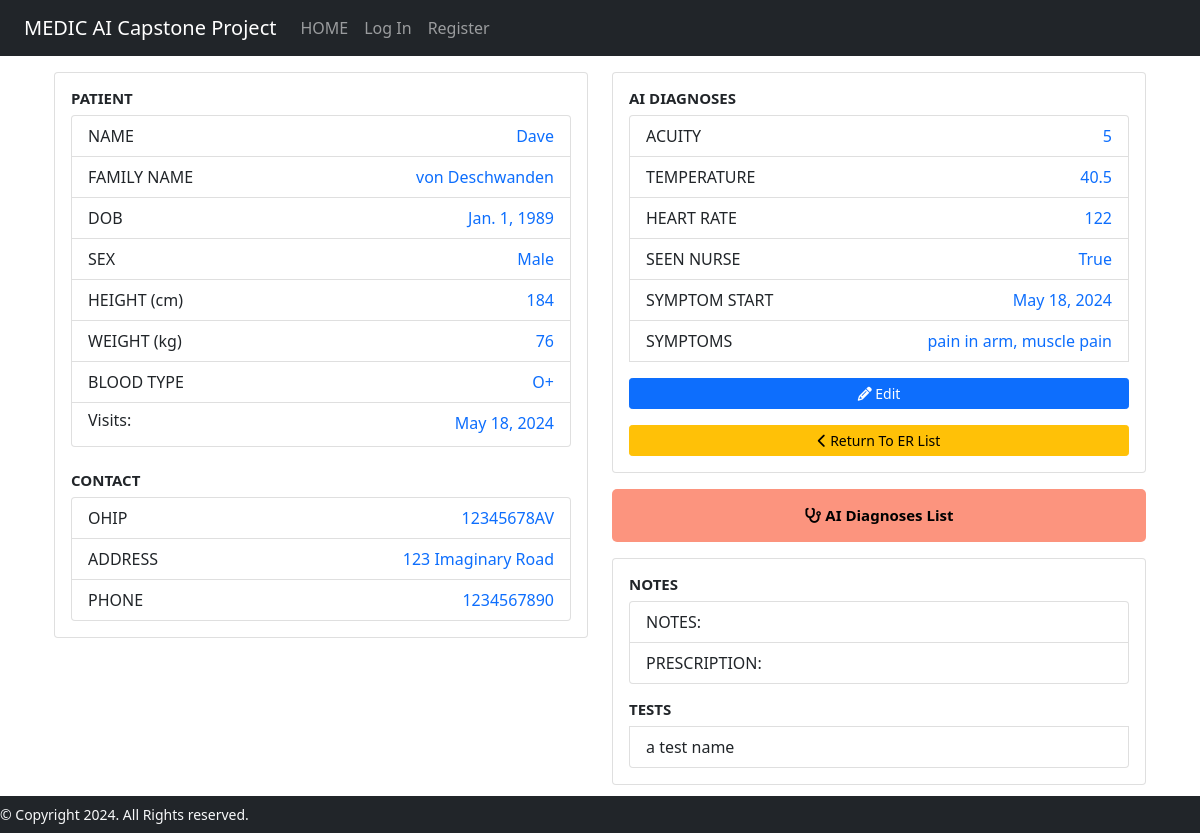
Screenshot of /patientinfo/1 with the database file from the repository.
### medicAI/models.py (models this page shows, shortened)
class Patient(models.Model):
    BLOOD_TYPE = [
        ('AB+', 'AB+'),
        ('AB-', 'AB-'),
        ('A+', 'A+'),
        ('A-', 'A-'),
        ('B+', 'B+'),
        ('B-', 'B-'),
        ('O+', 'O+'),
        ('O-', 'O-'),
    ]
    SEX_CHOICES = [
        ('Male', 'Male'),
        ('Female', 'Female'),
        ('Other', 'Other'),
    ]
    first_name = models.CharField(max_length=64)
    last_name = models.CharField(max_length=64)
    dob = models.DateField()
    address = models.CharField(max_length=64, blank=True)
    phone_number = models.CharField(max_length=10, blank=True)
    height = models.IntegerField(blank=True)
    weight = models.IntegerField(blank=True)
    sex = models.CharField(max_length=6, choices=SEX_CHOICES)
    ohip = models.CharField(max_length=12)
    blood_type = models.CharField(
        max_length=3,
        choices=BLOOD_TYPE,
        default="",
        blank=True
    )

class Hospital_Visit(models.Model):
    ACUITY_CHOICES = [
        ('1', '1'),
        ('2', '2'),
        ('3', '3'),
        ('4', '4'),
        ('5', '5'),
    ]
    patient = models.ForeignKey(Patient, on_delete=models.CASCADE)
    symptom_start_date = models.DateField(default=timezone.now, blank=True)
    acuity = models.CharField(max_length=1, choices=ACUITY_CHOICES, default='5')
    temperature = models.DecimalField(
        max_digits=3,
        decimal_places=1,
        null=True,
        blank=True,
        validators=[MinValueValidator(30), MaxValueValidator(45)]
    )
    heart_rate = models.IntegerField(null=True, blank=True)
    prescription = models.CharField(max_length=200, blank=True)
    diagnosis = models.CharField(max_length=200, blank=True)
    seen_nurse = models.BooleanField(default=False)
    er_doctor = models.ForeignKey(User, on_delete=models.CASCADE, null=True)
    symptoms = models.CharField(max_length=500, null=True, blank=True)

class Medical_Test(models.Model):
    hospital_visit = models.ForeignKey(Hospital_Visit, on_delete=models.CASCADE)
    date = models.DateField(default=timezone.now, blank=False)
    test_name = models.CharField(max_length=200, null=False, blank=False)
    test_notes = models.CharField(max_length=500, null=True, blank=True)

### medicAI/views.py (the view)
# urls.py: path("patientinfo/<str:patient_id>", views.patient_info, name="patientinfo"),
def patient_info(request, patient_id):
    patient = Patient.objects.get(pk=patient_id)
    visit_list = Hospital_Visit.objects.filter(patient=patient_id).order_by('-symptom_start_date')
    most_recent_visit = visit_list.first()
    tests = Medical_Test.objects.filter(pk=patient.id)
    current_patient = request.session['current_patient'] = patient_id
    context= {
        'patient': patient,
        'visit_list' : visit_list,
        'current_visit': most_recent_visit,
        'tests': tests
    }
    return render(request, "medicAI/patientinfo.html", context)

### medicAI/templates/medicAI/patientinfo.html
{% extends "medicAI/layout.html" %}
{% block body %}
<div class="container" style="margin-top: 1rem; margin-bottom: 3rem;">
    <div class="row">
        <div class="col-md-6">
            <div class="card" style="margin-bottom: 1rem;">
                <div class="card-body">
                    <h5 class="card-title" style="font-size: 15px; font-weight: bold;">PATIENT</h5>
                    <ul class="list-group">
                        <li class="list-group-item">
                            <span style="float: left;">NAME</span>
                            <span class="text-primary" style="float: right;">{{ patient.first_name }}</span>
                        </li>
                        <li class="list-group-item">
                            <span style="float: left;">FAMILY NAME</span>
                            <span class="text-primary" style="float: right;">{{ patient.last_name }}</span>
                        </li>
                        <li class="list-group-item">
                            <span style="float: left;">DOB</span>
                            <span class="text-primary" style="float: right;">{{ patient.dob }}</span>
                        </li>
                        <li class="list-group-item">
                            <span style="float: left;">SEX</span>
                            <span class="text-primary" style="float: right;">{{ patient.sex }}</span>
                        </li>
                        <li class="list-group-item">
                            <span style="float: left;">HEIGHT (cm)</span>
                            <span class="text-primary" style="float: right;">{{ patient.height }}</span>
                        </li>
                        <li class="list-group-item">
                            <span style="float: left;">WEIGHT (kg)</span>
                            <span class="text-primary" style="float: right;">{{ patient.weight }}</span>
                            </li>
                        <li class="list-group-item">
                            <span style="float: left;">BLOOD TYPE</span>
                            <span class="text-primary" style="float: right;">{{ patient.blood_type }}</span></li>
                        <li class="list-group-item" style="display: inline-block;">
                            <h6 style="float: left;">Visits:</h6>
                            <ul class="list-group text-primary" style="list-style-type: none; padding-left: 0;float: right;">
                                {% for visit in visit_list %}
                                <li>{{ visit.symptom_start_date }}</li>
                                {% endfor %}
                            </ul>
                        </li>
                    </ul>
                    <br/>
                    <h5 class="card-title" style="font-size: 15px; font-weight: bold;">CONTACT</h5>
                    <ul class="list-group">
                        <li class="list-group-item"><span style="float: left;">OHIP</span><span class="text-primary" style="float: right;">{{ patient.ohip }}</span></li>
                        <li class="list-group-item"><span style="float: left;">ADDRESS</span><span class="text-primary" style="float: right;">{{ patient.address }}</span></li>
                        <li class="list-group-item"><span style="float: left;">PHONE</span><span class="text-primary" style="float: right;">{{ patient.phone_number }}</span></li>
                </div>
            </div>
        </div>
        <div class="col-md-6">
            <div class="card" style="margin-bottom: 1rem;">
                <div class="card-body">
                    <h5 class="card-title" style="font-size: 15px; font-weight: bold;">AI DIAGNOSES</h5>
                    <ul class="list-group">
                        <li class="list-group-item">
                            <span style="float: left;">ACUITY</span>
                            <span class="text-primary" style="float: right;">{{ current_visit.acuity }}</span>
                        </li>
                        <li class="list-group-item">
                            <span style="float: left;">TEMPERATURE</span>
                            <span class="text-primary" style="float: right;">{{ current_visit.temperature }}</span>
                        </li>
                        <li class="list-group-item">
                            <span style="float: left;">HEART RATE</span>
                            <span class="text-primary" style="float: right;">{{ current_visit.heart_rate }}</span>
                        </li>
                        <li class="list-group-item">
                            <span style="float: left;">SEEN NURSE</span>
                            <span class="text-primary" style="float: right;">{{ current_visit.seen_nurse }}</span>
                        </li>
                        <li class="list-group-item">
                            <span style="float: left;">SYMPTOM START</span>
                            <span class="text-primary" style="float: right;">{{ current_visit.symptom_start_date }}</span>
                        </li>
                        <li class="list-group-item">
                            <span style="float: left;">SYMPTOMS</span>
                            <span class="text-primary" style="float: right;">{{ current_visit.symptoms }}</span>
                        </li>
                        <a href="{% url 'editpatientinfo' patient_id=patient.id %}" class="btn btn-primary btn-sm" style="margin-top: 1rem;"><i class="fas fa-pencil-alt"></i> Edit</a>
                        <a href="{% url 'patientlist' %}" class="btn btn-warning btn-sm" style="margin-top: 1rem;"><i class="fas fa-chevron-left"></i> Return To ER List</a>
                    </ul>
                </div>
            </div>
            <div class="card" style="border: none; border-radius: 5px; margin-bottom: 1rem;">
                <a href="{% url 'diagnosis' patient_id=patient.id %}" class="btn btn-primary btn-block"
                    style="background-color: #FC947E; color: black; padding: 15px 72px; border: none; border-radius: 5px; font-weight: bold; font-size: 15px;">
                    <i class="fas fa-stethoscope"></i> AI Diagnoses List
                </a>
            </div>
            <div class="card">
                <div class="card-body">
                    <h5 class="card-title" style="font-size: 15px; font-weight: bold;">NOTES</h5>
                    <ul class="list-group">
                        <li class="list-group-item">NOTES: {{ current_visit.diagnosis }}</li>
                        <li class="list-group-item">PRESCRIPTION: {{ current_visit.prescription }}</li>
                    </ul>
                    <ul class="list-group">
                        <h5 class="card-title" style="font-size: 15px; font-weight: bold;margin-top: 1rem;">TESTS</h5>
                        {% for test in tests %}
                            <li class="list-group-item">{{ test.test_name }}</li>
                        {% endfor %}
                    </ul>
                </div>
            </div>
        </div>
    </div>
</div>
{% endblock %}

### medicAI/templates/medicAI/layout.html (shortened to what this page needs)
<!DOCTYPE html>
    <html lang="en">
        <head>
            {% load bootstrap5 %}
            {% bootstrap_css %}
            {% load static %}
            <link href="{% static 'medicAI/styles.css' %}" rel="stylesheet">
            <link href="{% static 'fontawesomefree/css/fontawesome.css' %}" rel="stylesheet" type="text/css">
            <link href="{% static 'fontawesomefree/css/brands.css' %}" rel="stylesheet" type="text/css">
            <link href="{% static 'fontawesomefree/css/solid.css' %}" rel="stylesheet" type="text/css">
            <link href="https://cdn.jsdelivr.net/npm/bootstrap@5.0.0-alpha3/dist/css/bootstrap.min.css" rel="stylesheet">
            <link rel="stylesheet" href="https://cdnjs.cloudflare.com/ajax/libs/bootstrap-datepicker/1.9.0/css/bootstrap-datepicker.min.css">
            <link rel="stylesheet" href="https://cdnjs.cloudflare.com/ajax/libs/font-awesome/4.7.0/css/font-awesome.min.css">
        </head>
        <body>
            <nav class="navbar navbar-expand-lg navbar-dark bg-dark">
                <div class="container-fluid">
                    <a class="navbar-brand" href="/">MEDIC AI Capstone Project</a>
                    <div class="collapse navbar-collapse" id="navbarSupportedContent">
                        <ul class="navbar-nav me-auto mb-2 mb-lg-0">
                            <li class="nav-item">
                                <a class="nav-link" href="/">HOME</a>
                            </li>
                            {% if user.is_authenticated %}
                            <li class="nav-item">
                                <a class="nav-link" href="{% url 'patientlist' %}">PATIENTS</a>
                            </li>
                            <li class="nav-item">
                                <a class="nav-link" href="{% url 'logout' %}" name="logout">Log Out</a>
                            </li>
                            <li class="nav-item">
                                <a class="nav-link" href="" id="user-logo"></a>
                            </li>
                            {% else %}
                            <li class="nav-item">
                                <a class="nav-link" href="{% url 'login' %}">Log In</a>
                            </li>
                            <li class="nav-item">
                                <a class="nav-link" href="#">Register</a>
                            </li>
                            {% endif %}
                        </ul>
                    </div>
                </div>
            </nav>
            {% block body %}
            {% endblock %}
            <footer>
                <nav class="navbar fixed-bottom nav-background nav bg-dark" style="text-align: center; padding: 0;">
                  <small class="display-50 navbar-text text-light">&copy; Copyright 2024. All Rights reserved.</small>
                </nav>
            </footer>
        </body>
    </html>
<!DOCTYPE html>

### medicAI/static/medicAI/styles.css (style rules this page uses)
.card { border: none; border-radius: 5px; background-color: #E8E5E4; }
.list-group-item { display: inline-block; }

### rows the page displays
Patient: first_name "Dave", last_name "von Deschwanden", dob "Jan. 1, 1989", sex "Male", height "184", weight "76", blood_type "O+", ohip "12345678AV", address "123 Imaginary Road", phone_number "1234567890"
Hospital_Visit: symptom_start_date "May 18, 2024", acuity "5", temperature "40.5", heart_rate "122", seen_nurse "True", symptoms "pain in arm, muscle pain"
Medical_Test: test_name "a test name"
